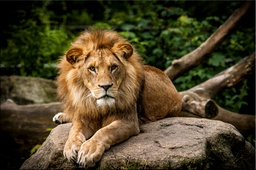
#> input picture Praktikum2/loewe.jpeg, 256 x 170 px, shrunk from 1200 x 797 before the run
$ python auf1.py
#> lines starting #> are read from the running program, lines starting #| are printed output that depends on the picture
import cv2 as cv
import numpy as np
import math
def binomial_filter():
    coefficients = np.array([1, 4, 6, 4, 1])
    kernel = np.zeros((5, 5))
    for i in range(5):
        for j in range(5):
            kernel[i, j] = (coefficients[i] * coefficients[j]) / 256  # zur Normalisierung
    return kernel


def apply_binomial_filter(image, kernel):

    kernel_size = kernel.shape[0]
    edge = kernel_size // 2  # 5 / 2 = 2 (//)
    rows, cols = image.shape
#> rows = 170; cols = 256

    filtered_image = np.zeros_like(image)

    # Die Faltung nur im inneren Bereich des Bildes anwenden, wo volle Nachbarschaft existiert
    for i in range(edge, rows - edge):
        for j in range(edge, cols - edge):
            # Die Region, die der Größe des Kernels entspricht, auswählen
            region = image[i - edge:i + edge + 1, j - edge:j + edge + 1]
            # Das Produkt von Kernel und Bildregion summieren
            filtered_image[i, j] = (kernel * region).sum()
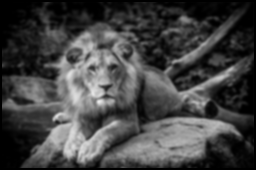
#> filtered_image: shape (170, 256); min 0, max 235, mean 67.2

    return filtered_image


def apply_sobel_filter(image):
    # Definition der Sobel-Kernmatrizen für X- und Y-Richtung
    Gx = np.array([[-1, 0, 1], [-2, 0, 2], [-1, 0, 1]])
    Gy = np.array([[-1, -2, -1], [0, 0, 0], [1, 2, 1]])

    # Initialisierung der Ausgabe-Arrays für die Gradientenkomponenten
    sobel_x = np.zeros_like(image)
    sobel_y = np.zeros_like(image)

    # Iteration über das Bild, ohne die Randpixel zu berücksichtigen
    for i in range(1, image.shape[0] - 1):
        for j in range(1, image.shape[1] - 1):
            # Auszug des aktuellen 3x3 Bereichs
            region = image[i - 1:i + 2, j - 1:j + 2]
            # Berechnung der Gradientenkomponenten in X- und Y-Richtung
            sobel_x[i, j] = np.sum(region * Gx)
            sobel_y[i, j] = np.sum(region * Gy)
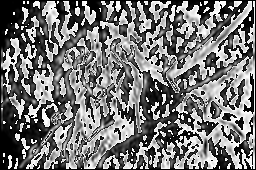
#> sobel_x: shape (170, 256); min 0, max 255, mean 118.6
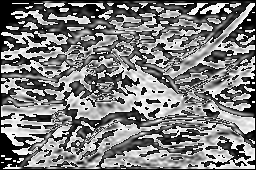
#> sobel_y: shape (170, 256); min 0, max 255, mean 125.2

    gradient_magnitude = np.zeros_like(sobel_x, dtype=np.float32)
    # Berechnung der Gradientenstärke
    rows, cols = sobel_x.shape
#> rows = 170; cols = 256
    for i in range(rows):
        for j in range(cols):
            gradient_magnitude[i, j] = np.sqrt(sobel_x[i, j] ** 2 + sobel_y[i, j] ** 2)
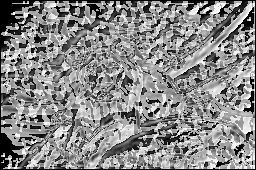
#> gradient_magnitude: shape (170, 256) float32; min 0, max 360.6, mean 193.6; drawn with min black and max white


    gradient_direction = np.zeros_like(sobel_x, dtype=float)

    for i in range(rows):
        for j in range(cols):
            # Berechnen des Winkels mit arctan2 für jedes Element
            gradient_direction[i, j] = np.arctan2(sobel_y[i, j], sobel_x[i, j])
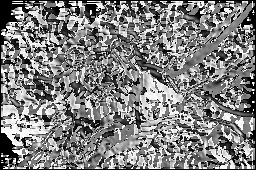
#> gradient_direction: shape (170, 256) float64; min 0, max 1.57, mean 0.791; drawn with min black and max white
    return gradient_magnitude, gradient_direction

def convert_to_degrees_and_limit(angle_rad):
     angle_deg = angle_rad * (180 / math.pi)
     current_angle = angle_deg % 180
     return current_angle

def non_max_suppression(gradient_magnitude, gradient_direction):
    rows, cols = gradient_magnitude.shape
#> rows = 170; cols = 256
    output = np.zeros_like(gradient_magnitude)

    for i in range(1, rows - 1):
        for j in range(1, cols - 1):
            current_angle = convert_to_degrees_and_limit(gradient_direction[i, j])
            q = 255
            r = 255

            # Bestimmen der Nachbarn für die Non-Maxima Suppression
            if (0 <= current_angle < 22.5) or (157.5 <= current_angle < 180):
                q = gradient_magnitude[i, j + 1]
                r = gradient_magnitude[i, j - 1]
            elif (22.5 <= current_angle < 67.5):
                q = gradient_magnitude[i + 1, j - 1]
                r = gradient_magnitude[i - 1, j + 1]
            elif (67.5 <= current_angle < 112.5):
                q = gradient_magnitude[i + 1, j]
                r = gradient_magnitude[i - 1, j]
            elif (112.5 <= current_angle < 157.5):
                q = gradient_magnitude[i - 1, j - 1]
                r = gradient_magnitude[i + 1, j + 1]

            if (gradient_magnitude[i, j] >= q) and (gradient_magnitude[i, j] >= r):
                output[i, j] = gradient_magnitude[i, j]
            else:
                output[i, j] = 0
#> this loop made 168 passes
    return output


def hysteresis(image, low_threshold, high_threshold):
#> called with low_threshold = 100, high_threshold = 200
    rows, cols = image.shape
    output = np.zeros_like(image)

    strong = 255
    weak = 0

    for i in range(rows):
        for j in range(cols):
            if image[i, j] >= high_threshold:
                output[i, j] = strong # Starkes Kantenpixel
            elif image[i, j] >= low_threshold:
                output[i, j] = weak # Schwaches Kantenpixel
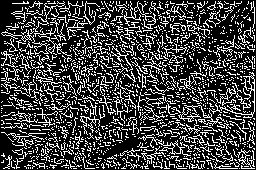
#> output: shape (170, 256) float32; 25.7% white in thin lines or dots

    #  Verbinden schwache Kanten mit starken Kanten
    for i in range(1, rows - 1):
        for j in range(1, cols - 1):
            if output[i, j] == weak:
                # Überprüfen die 8-Nachbarschaft des aktuellen Pixels
                if ((output[i + 1, j - 1] == strong) or (output[i + 1, j] == strong) or (output[i + 1, j + 1] == strong)
                        or (output[i, j - 1] == strong) or (output[i, j + 1] == strong)
                        or (output[i - 1, j - 1] == strong) or (output[i - 1, j] == strong) or (
                                output[i - 1, j + 1] == strong)):
                    output[i, j] = strong # Schwaches Kantenpixel wird zu starkem Kantenpixel
                else:
                    output[i, j] = 0     # Schwaches Kantenpixel wird unterdrückt
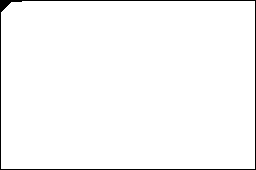
#> output: shape (170, 256) float32; 97.9% white; black in thin lines or dots
    return output


def normalize_image(image):
    normalized_image = (image - image.min()) / (image.max() - image.min()) * 255
    return normalized_image.astype(np.uint8)


if __name__ == "__main__":
    bild_url = "loewe.jpeg"
    image_gray = cv.imread(bild_url, cv.IMREAD_GRAYSCALE)
    binomial_filter1 = binomial_filter()
    filterd_bild = apply_binomial_filter(image_gray, binomial_filter1)
    sobel_bild = apply_sobel_filter(filterd_bild)

    gradient_magnitude, gradient_direction = sobel_bild
    non_max_suppressed = non_max_suppression(gradient_magnitude, gradient_direction)
    hysteresis_bild = hysteresis(non_max_suppressed, 100, 200)
    normalize_image = normalize_image(gradient_direction)
    cv.imshow('hysteresis_bild', hysteresis_bild)
    cv.waitKey(0)
    cv.destroyAllWindows()
